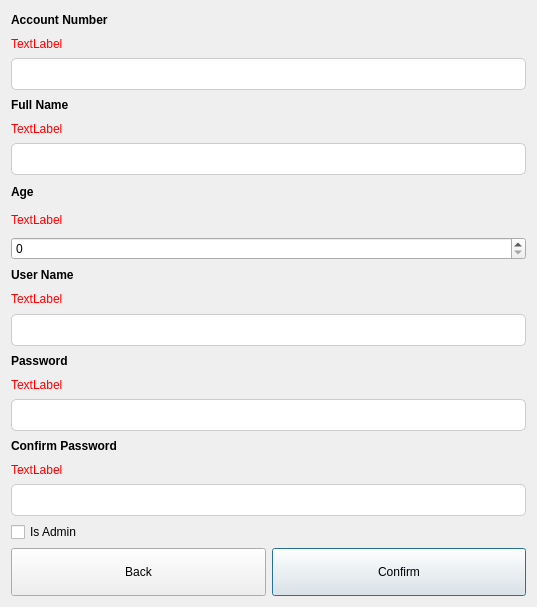
<?xml version="1.0" encoding="UTF-8"?>
<ui version="4.0">
 <class>UpdateUserWindow</class>
 <widget class="QDialog" name="UpdateUserWindow">
  <property name="geometry">
   <rect>
    <x>0</x>
    <y>0</y>
    <width>537</width>
    <height>607</height>
   </rect>
  </property>
  <property name="windowTitle">
   <string>Dialog</string>
  </property>
  <layout class="QVBoxLayout" name="verticalLayout_7">
   <item>
    <layout class="QVBoxLayout" name="verticalLayout_5">
     <item>
      <widget class="QLabel" name="label_2">
       <property name="styleSheet">
        <string notr="true">QLabel{

font-weight:bold;

}</string>
       </property>
       <property name="text">
        <string>Account Number</string>
       </property>
      </widget>
     </item>
     <item>
      <widget class="QLabel" name="label_accountNumberError">
       <property name="styleSheet">
        <string notr="true">QLabel{


color:red;

}</string>
       </property>
       <property name="text">
        <string>TextLabel</string>
       </property>
      </widget>
     </item>
     <item>
      <widget class="QLineEdit" name="lineEdit_accountNumber">
       <property name="styleSheet">
        <string notr="true">QLineEdit{


height:30px;
outline:none;
border-radius:5px;
border:1px solid #ccc;
padding-left:15px;
font-size:16px;

}</string>
       </property>
      </widget>
     </item>
    </layout>
   </item>
   <item>
    <layout class="QVBoxLayout" name="verticalLayout">
     <item>
      <widget class="QLabel" name="label">
       <property name="styleSheet">
        <string notr="true">QLabel{

font-weight:bold;

}</string>
       </property>
       <property name="text">
        <string>Full Name</string>
       </property>
      </widget>
     </item>
     <item>
      <widget class="QLabel" name="label_fullNameError">
       <property name="styleSheet">
        <string notr="true">QLabel{


color:red;

}</string>
       </property>
       <property name="text">
        <string>TextLabel</string>
       </property>
      </widget>
     </item>
     <item>
      <widget class="QLineEdit" name="lineEdit_fullName">
       <property name="styleSheet">
        <string notr="true">QLineEdit{


height:30px;
outline:none;
border-radius:5px;
border:1px solid #ccc;
padding-left:15px;
font-size:16px;

}</string>
       </property>
      </widget>
     </item>
    </layout>
   </item>
   <item>
    <layout class="QVBoxLayout" name="verticalLayout_6">
     <item>
      <widget class="QLabel" name="label_9">
       <property name="styleSheet">
        <string notr="true">QLabel{

font-weight:bold;

}</string>
       </property>
       <property name="text">
        <string>Age</string>
       </property>
      </widget>
     </item>
     <item>
      <widget class="QLabel" name="label_ageError">
       <property name="styleSheet">
        <string notr="true">
QLabel{


color:red;

}</string>
       </property>
       <property name="text">
        <string>TextLabel</string>
       </property>
      </widget>
     </item>
     <item>
      <widget class="QSpinBox" name="spinBox_age"/>
     </item>
    </layout>
   </item>
   <item>
    <layout class="QVBoxLayout" name="verticalLayout_2">
     <item>
      <widget class="QLabel" name="label_3">
       <property name="styleSheet">
        <string notr="true">QLabel{

font-weight:bold;

}</string>
       </property>
       <property name="text">
        <string>User Name</string>
       </property>
      </widget>
     </item>
     <item>
      <widget class="QLabel" name="label_userNameError">
       <property name="styleSheet">
        <string notr="true">QLabel{


color:red;

}</string>
       </property>
       <property name="text">
        <string>TextLabel</string>
       </property>
      </widget>
     </item>
     <item>
      <widget class="QLineEdit" name="lineEdit_userName">
       <property name="styleSheet">
        <string notr="true">QLineEdit{


height:30px;
outline:none;
border-radius:5px;
border:1px solid #ccc;
padding-left:15px;
font-size:16px;

}</string>
       </property>
      </widget>
     </item>
    </layout>
   </item>
   <item>
    <layout class="QVBoxLayout" name="verticalLayout_3">
     <item>
      <widget class="QLabel" name="label_5">
       <property name="styleSheet">
        <string notr="true">QLabel{

font-weight:bold;

}</string>
       </property>
       <property name="text">
        <string>Password</string>
       </property>
      </widget>
     </item>
     <item>
      <widget class="QLabel" name="label_passwordError">
       <property name="styleSheet">
        <string notr="true">QLabel{


color:red;

}</string>
       </property>
       <property name="text">
        <string>TextLabel</string>
       </property>
      </widget>
     </item>
     <item>
      <widget class="QLineEdit" name="lineEdit_password">
       <property name="styleSheet">
        <string notr="true">QLineEdit{


height:30px;
outline:none;
border-radius:5px;
border:1px solid #ccc;
padding-left:15px;
font-size:16px;

}</string>
       </property>
      </widget>
     </item>
    </layout>
   </item>
   <item>
    <layout class="QVBoxLayout" name="verticalLayout_4">
     <item>
      <widget class="QLabel" name="label_7">
       <property name="styleSheet">
        <string notr="true">QLabel{

font-weight:bold;

}</string>
       </property>
       <property name="text">
        <string>Confirm Password</string>
       </property>
      </widget>
     </item>
     <item>
      <widget class="QLabel" name="label_confirmPasswordError">
       <property name="styleSheet">
        <string notr="true">QLabel{


color:red;

}</string>
       </property>
       <property name="text">
        <string>TextLabel</string>
       </property>
      </widget>
     </item>
     <item>
      <widget class="QLineEdit" name="lineEdit_confPassword">
       <property name="styleSheet">
        <string notr="true">QLineEdit{


height:30px;
outline:none;
border-radius:5px;
border:1px solid #ccc;
padding-left:15px;
font-size:16px;

}</string>
       </property>
      </widget>
     </item>
    </layout>
   </item>
   <item>
    <widget class="QCheckBox" name="checkBox_isAdmin">
     <property name="text">
      <string>Is Admin</string>
     </property>
    </widget>
   </item>
   <item>
    <layout class="QHBoxLayout" name="horizontalLayout">
     <item>
      <widget class="QPushButton" name="pushButton_back">
       <property name="styleSheet">
        <string notr="true">QPushButton{


height:40px;


}</string>
       </property>
       <property name="text">
        <string>Back</string>
       </property>
       <property name="autoDefault">
        <bool>false</bool>
       </property>
      </widget>
     </item>
     <item>
      <widget class="QPushButton" name="pushButton_confirm">
       <property name="styleSheet">
        <string notr="true">QPushButton{


height:40px;


}</string>
       </property>
       <property name="text">
        <string>Confirm</string>
       </property>
       <property name="autoDefault">
        <bool>true</bool>
       </property>
      </widget>
     </item>
    </layout>
   </item>
  </layout>
 </widget>
 <resources/>
 <connections/>
</ui>
